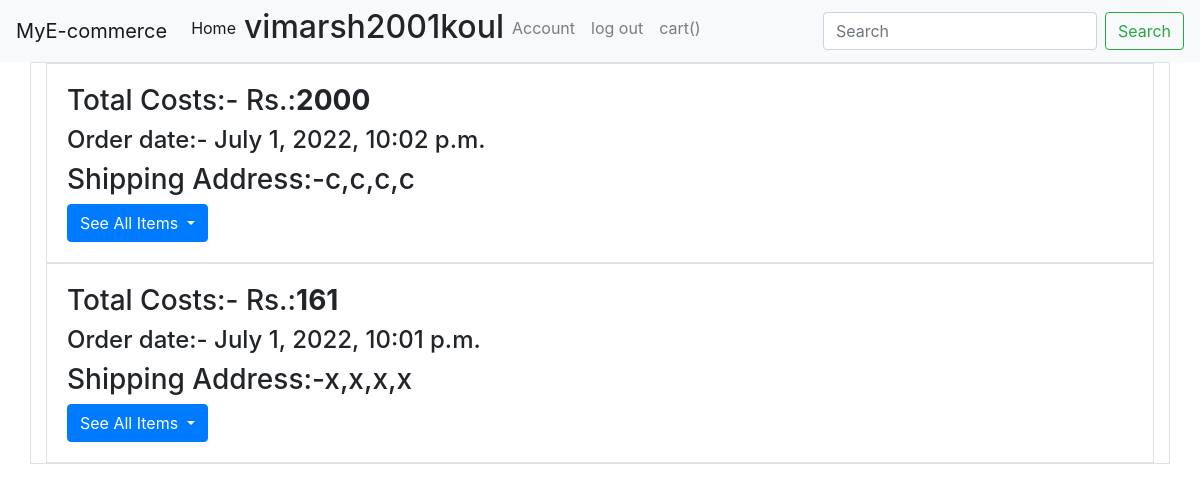
Page /account (signed in) on the committed database.
### pro/models.py (models this page shows)
class allorder(models.Model):
	name=models.ForeignKey(User,on_delete=models.CASCADE)
	cost=models.IntegerField(default=0)
	datetime=models.DateTimeField(auto_now_add=True)
	address=models.CharField(max_length=1000)
	item=models.ManyToManyField(order_count, blank=True, null=True)

### pro/views.py (the view)
# urls.py: path('account',views.account,name='account'),
@login_required
def account(request):
	d=allorder.objects.filter(name=request.user).order_by('-datetime')
	return render(request,'account.html',{'d':d})

### templates/account.html (shortened to what this page needs)
{% load static %}
<!doctype html>
<html lang="en">
  <head>
    <link rel="stylesheet" href="https://cdn.jsdelivr.net/npm/bootstrap@4.5.3/dist/css/bootstrap.min.css">
  </head>
  <body>
   	<nav class="navbar navbar-expand-lg navbar-light bg-light">
  <a class="navbar-brand" href="/">MyE-commerce</a>
  <div class="collapse navbar-collapse" id="navbarSupportedContent">
    <ul class="navbar-nav mr-auto">
      <li class="nav-item active">
        <a class="nav-link" href="/">Home <span class="sr-only">(current)</span></a>
      </li>
      {% if user.is_authenticated %}
      <li class="nav-item">
        <h2>{{user.first_name}}</h2>
      </li>
      <li class="nav-item">
        <a class="nav-link" href="account">Account</a>
      </li>
      <li class="nav-item dropdown">
        <a class="nav-link" href="log_out">log out</a>
      </li>
      <li class="nav-item dropdown">
        <a class="nav-link" href="my_cart">cart({{l}})</a>
      </li>
      {% endif %}
    </ul>
    <form action="search_name" class="form-inline my-2 my-lg-0">
      <input name="search" class="form-control mr-sm-2" type="search" placeholder="Search" aria-label="Search">
      <button class="btn btn-outline-success my-2 my-sm-0" type="submit">Search</button>
    </form>
  </div>
</nav>
<ul class="list-unstyled">
	<div class="container border">
    {% if d.count == 0 %}
    <div>
      <h2 style="text-align: center;">No Buy history</h2>
    </div>
    {% else %}
		{% for i in d %}
		<div class="card-body border container">
        	<h3 class="card-text">Total Costs:- Rs.:<b>{{i.cost}}</b></h3>
        	<h4 class="card-text">Order date:- {{i.datetime}}</h4>
        	<h3 class="card-text">Shipping Address:-{{i.address}}</h3>
          <button type="button" class="btn btn-primary dropdown-toggle" data-toggle="dropdown">
            See All Items
          </button>
          </div>
		{% endfor %}
    {% endif %}
</div>
</ul>
  </body>
</html>

### rows in the picture
allorder: cost "2000", datetime "July 1, 2022, 10:02 p.m.", address "c,c,c,c"
allorder: cost "161", datetime "July 1, 2022, 10:01 p.m.", address "x,x,x,x"

### other values in the picture
{{ user.first_name }} "vimarsh2001koul"
